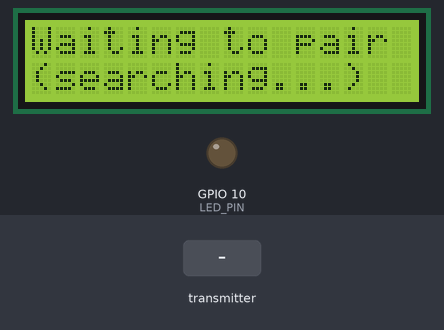
A sketch run on a simulated Seeed XIAO ESP32-C3. Shown: 16×2 character LCD, output pins drawn as LEDs (lit = HIGH). The test bench sets the inputs (shaded band). What the sketch prints to the serial monitor is not drawn.

Above: at 2.3 s.
2.4 s: the transmitter starts sending temperature = 0
At 3.35 s:
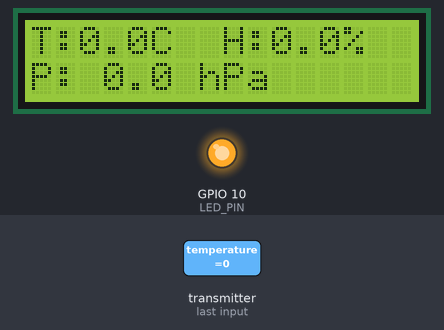
4.6 s: the transmitter starts sending humidity = 25
At 5.03 s:
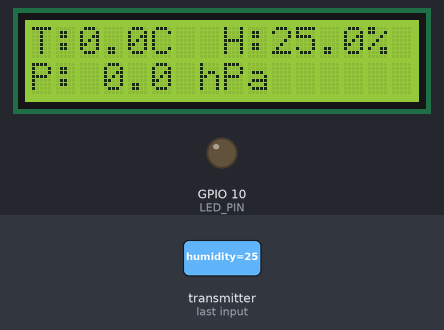
6.3 s: the transmitter starts sending temperature = 100
At 7.0 s:
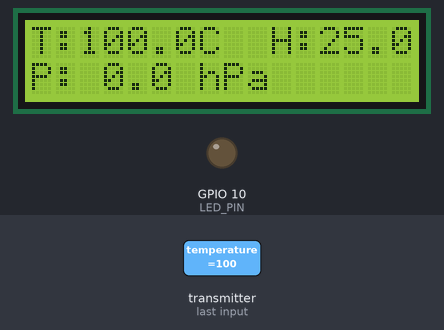
8.6 s: the transmitter starts sending pressure = 1
At 8.96 s:
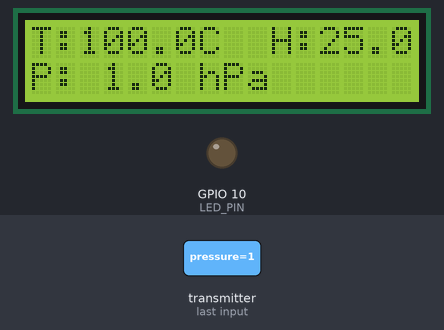
10.2 s: the transmitter starts sending humidity = 50
At 10.95 s:
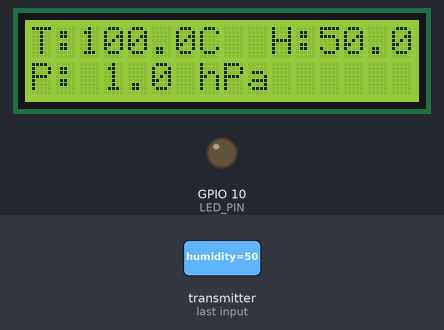
12.0 s: the transmitter starts sending pressure = 0
At 12.7 s:
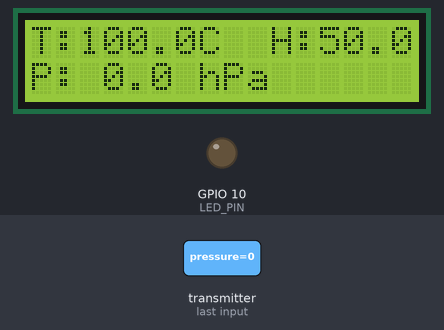
Timing chart, 0 to 14.7 s (numbered marks = the images above; inputs shaded):
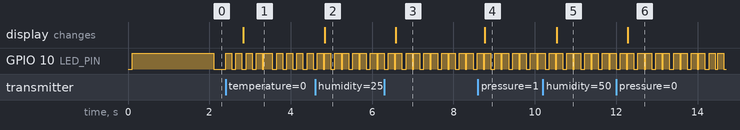

Measured:
- after the input at 2.4 s, the display: changes after 0.43 s (image 1)
- after the input at 4.6 s, the display: changes after 0.24 s (image 2)
- after the input at 6.3 s, the display: changes after 0.28 s (image 3)
- after the input at 8.6 s, the display: changes after 0.17 s (image 4)
- after the input at 10.2 s, the display: changes after 0.34 s (image 5)
- after the input at 12.0 s, the display: changes after 0.29 s (image 6)
- by itself, GPIO 10 (LED_PIN): repeats every 0.44 s: LOW 0.04 s, HIGH 0.15 s, LOW 0.10 s, HIGH 0.15 s

The sketch:

BaseStation.ino
```cpp
/*
 * =============================================
 *  BASE STATION - EDA Remote Weather Station
 * =============================================
 * Receives weather data from the Weather Station
 * via ESP-NOW and displays it on a 16x2 I2C LCD.
 *
 * SETUP INSTRUCTIONS:
 *   1. Upload this sketch to the Base Station ESP32-C3.
 *   2. Open Serial Monitor at 115200 baud.
 *   3. Copy the MAC address printed on startup.
 *   4. Paste that MAC into WeatherStation.ino as baseStationMAC[].
 *   5. Upload WeatherStation.ino to the Weather Station.
 *
 * LED BEHAVIOUR:
 *   - Solid 1s on boot     = Setup complete
 *   - Slow 1Hz blink       = Waiting for data
 *   - Double flash         = Data packet received
 *   - Fast blink (forever) = Fatal error during setup
 *
 * LCD BEHAVIOUR:
 *   - "Waiting to pair"    = No data received (or link timed out)
 *   - Temp / Humidity /
 *     Pressure readings    = Live weather data being received
 *
 * Hardware:
 *   - ESP32-C3 (Seeed Studio XIAO ESP32-C3)
 *   - Indicator LED on LED_PIN (change if needed)
 *   - 16x2 I2C LCD on SDA=D4, SCL=D5 (address LCD_ADDR)
 *     Common addresses: 0x27 (most common) or 0x3F
 * =============================================
 */

#include <esp_now.h>
#include <WiFi.h>
#include <Wire.h>
#include <LiquidCrystal_I2C.h>

// ---- Pin Configuration ----
#define LED_PIN  10   // Onboard LED on Seeed Studio XIAO ESP32-C3
#define SDA_PIN  D4   // I2C SDA for LCD
#define SCL_PIN  D5   // I2C SCL for LCD

// ---- LCD Configuration ----
#define LCD_ADDR 0x27  // Change to 0x3F if display is blank
#define LCD_COLS 16
#define LCD_ROWS 2

// If link is silent for this long (ms), revert to "Waiting to pair".
// WeatherStation sends every 5 s, so 15 s = 3 missed packets.
#define PAIR_TIMEOUT_MS 15000

LiquidCrystal_I2C lcd(LCD_ADDR, LCD_COLS, LCD_ROWS);

// ---- Shared Data Structure (must match WeatherStation.ino) ----
typedef struct WeatherPacket {
  float temperature;  // Degrees Celsius
  float humidity;     // Percent relative humidity
  float pressure;     // Hectopascals (hPa)
} WeatherPacket;

WeatherPacket incomingData;
volatile bool dataReceived = false;

// ---- Pairing / timeout state ----
bool paired = false;
unsigned long lastDataTime = 0;

// ---- Helper: Blocking LED blink ----
void ledBlink(int times, int onMs, int offMs) {
  for (int i = 0; i < times; i++) {
    digitalWrite(LED_PIN, HIGH);
    delay(onMs);
    digitalWrite(LED_PIN, LOW);
    if (i < times - 1) delay(offMs);
  }
}

// ---- ESP-NOW Receive Callback ----
// Called automatically when a packet arrives (runs in WiFi task context).
// NOTE: If your ESP32 Arduino core is older than 2.x, change the signature to:
//   void onDataReceived(const uint8_t *mac, const uint8_t *data, int len)
void onDataReceived(const esp_now_recv_info_t *recv_info, const uint8_t *data, int len) {
  if (len == sizeof(WeatherPacket)) {
    memcpy(&incomingData, data, len);
    dataReceived = true;
  }
}

// ---- LCD Helpers ----

// Print a left-aligned string padded to LCD_COLS to clear any leftover chars.
void lcdPrintPadded(const char *str) {
  int len = strlen(str);
  lcd.print(str);
  for (int i = len; i < LCD_COLS; i++) lcd.print(' ');
}

void showWaitingScreen() {
  lcd.setCursor(0, 0);
  lcdPrintPadded("Waiting to pair");
  lcd.setCursor(0, 1);
  lcdPrintPadded("(searching...)");
}

void showWeatherData() {
  char line1[LCD_COLS + 1];
  char line2[LCD_COLS + 1];

  // Line 1: Temperature and Humidity  e.g. "T:25.3C  H:65.2%"
  snprintf(line1, sizeof(line1), "T:%.1fC  H:%.1f%%",
           incomingData.temperature, incomingData.humidity);

  // Line 2: Pressure  e.g. "P: 1013.2 hPa  "
  snprintf(line2, sizeof(line2), "P: %.1f hPa",
           incomingData.pressure);

  lcd.setCursor(0, 0);
  lcdPrintPadded(line1);
  lcd.setCursor(0, 1);
  lcdPrintPadded(line2);
}

// ---- Slow-blink state (non-blocking) ----
unsigned long lastBlinkTime = 0;
bool ledState = false;

// ============================================================
void setup() {
  Serial.begin(115200);
  pinMode(LED_PIN, OUTPUT);
  digitalWrite(LED_PIN, LOW);

  // ---- Initialise I2C and LCD ----
  Wire.begin(SDA_PIN, SCL_PIN);
  lcd.init();
  lcd.backlight();
  showWaitingScreen();

  // ---- WiFi in Station mode (required for ESP-NOW) ----
  WiFi.mode(WIFI_STA);
  WiFi.disconnect();

  Serial.println("\n=== BASE STATION STARTING ===");
  Serial.print("Base Station MAC Address: ");
  Serial.println(WiFi.macAddress());
  Serial.println(">>> Copy the MAC above into WeatherStation.ino <<<\n");

  // ---- Initialise ESP-NOW ----
  if (esp_now_init() != ESP_OK) {
    Serial.println("ERROR: ESP-NOW init failed!");
    lcd.setCursor(0, 0);
    lcdPrintPadded("ESP-NOW ERROR");
    lcd.setCursor(0, 1);
    lcdPrintPadded("Check serial log");
    while (1) { ledBlink(1, 100, 100); }  // Fast blink = fatal error
  }

  esp_now_register_recv_cb(onDataReceived);

  Serial.println("Base Station ready. Waiting for weather data...");

  // Solid LED for 1 second = setup OK
  digitalWrite(LED_PIN, HIGH);
  delay(1000);
  digitalWrite(LED_PIN, LOW);
}

// ============================================================
void loop() {
  if (dataReceived) {
    dataReceived = false;
    lastDataTime = millis();

    // First packet — transition to paired state
    if (!paired) {
      paired = true;
      Serial.println("Weather Station paired!");
    }

    // Double flash to indicate a packet was received
    ledBlink(2, 150, 100);

    Serial.println("======= Weather Update =======");
    Serial.printf("  Temperature : %.1f C\n",   incomingData.temperature);
    Serial.printf("  Humidity    : %.1f %%\n",  incomingData.humidity);
    Serial.printf("  Pressure    : %.1f hPa\n", incomingData.pressure);
    Serial.println("==============================\n");

    showWeatherData();

  } else {
    // Check for link timeout
    if (paired && (millis() - lastDataTime) > PAIR_TIMEOUT_MS) {
      paired = false;
      Serial.println("Weather Station link lost. Waiting to pair...");
      showWaitingScreen();
    }

    // Non-blocking slow blink (1 Hz) while waiting or between updates
    unsigned long now = millis();
    if (now - lastBlinkTime >= 1000) {
      ledState = !ledState;
      digitalWrite(LED_PIN, ledState ? HIGH : LOW);
      lastBlinkTime = now;
    }
  }
}
```
